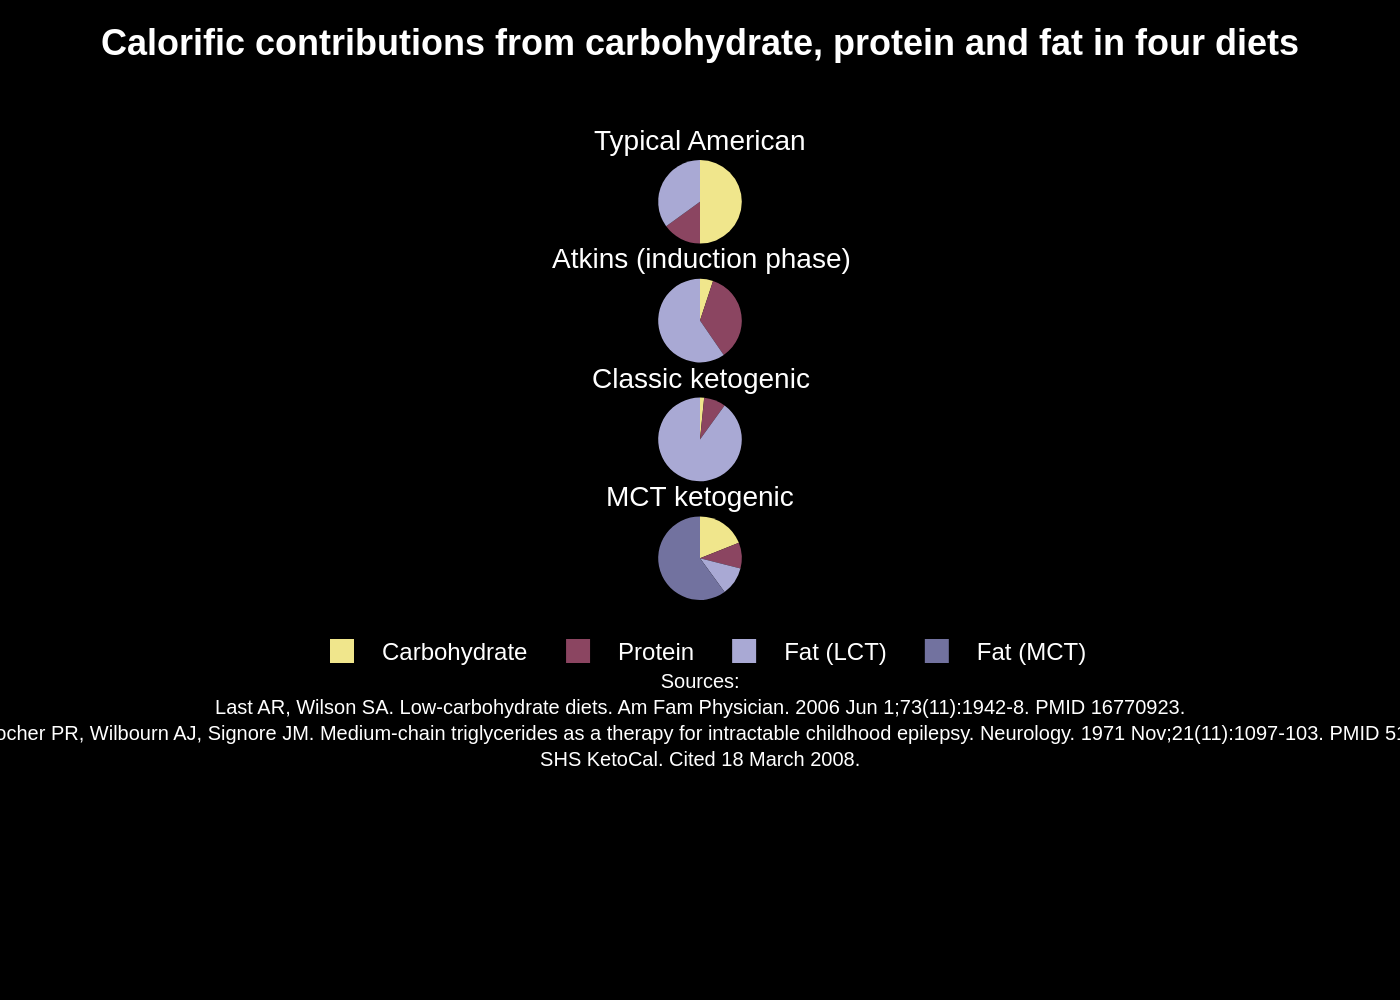

The script that drew this image:
import sys
import json
import plotly.graph_objects as go
from plotly.subplots import make_subplots
from pathlib import Path

# --- Argument Handling ---
if len(sys.argv) != 2:
    print("Usage: python <script_name>.py <path_to_json_file>")
    sys.exit(1)

json_path = Path(sys.argv[1])
if not json_path.is_file():
    print(f"Error: JSON file not found at '{json_path}'")
    sys.exit(1)

output_filename = json_path.stem + ".png"

# --- Data Loading ---
with open(json_path, 'r', encoding='utf-8') as f:
    chart_config = json.load(f)

chart_data = chart_config["chart_data"]
texts = chart_config["texts"]
colors = chart_config["colors"]

# --- Chart Creation ---
subplot_titles = [d['name'] for d in chart_data]
fig = make_subplots(
    rows=len(chart_data),
    cols=1,
    specs=[[{'type': 'domain'}] for _ in chart_data],
    subplot_titles=subplot_titles,
    vertical_spacing=0.08
)

for i, diet in enumerate(chart_data):
    fig.add_trace(
        go.Pie(
            labels=texts["legend_labels"],
            values=diet["values"],
            marker_colors=colors,
            name=diet["name"],
            textinfo='none',
            hoverinfo='label+percent',
            sort=False,
            direction='clockwise'
        ),
        row=i + 1,
        col=1
    )

# --- Layout and Styling ---
fig.update_layout(
    title_text=f"<b>{texts['title']}</b>",
    title_x=0.5,
    title_y=0.97,
    title_font_size=18,
    
    showlegend=True,
    legend=dict(
        orientation="h",
        yanchor="top",
        y=-0.05,
        xanchor="center",
        x=0.5,
        traceorder="normal"
    ),
    
    paper_bgcolor='black',
    plot_bgcolor='black',
    font=dict(
        family="Arial",
        color="white"
    ),
    
    margin=dict(t=80, b=200, l=40, r=40),
)

# Style subplot titles created by make_subplots
fig.update_annotations(
    font=dict(family="Arial", size=14, color="white")
)

# Add source annotation separately
fig.add_annotation(
    text=texts['source'],
    xref="paper",
    yref="paper",
    x=0.5,
    y=-0.15, 
    showarrow=False,
    align="center",
    xanchor="center",
    yanchor="top",
    font=dict(size=10)
)

# --- Output ---
fig.write_image(output_filename, scale=2)
print(f"Chart saved as {output_filename}")
